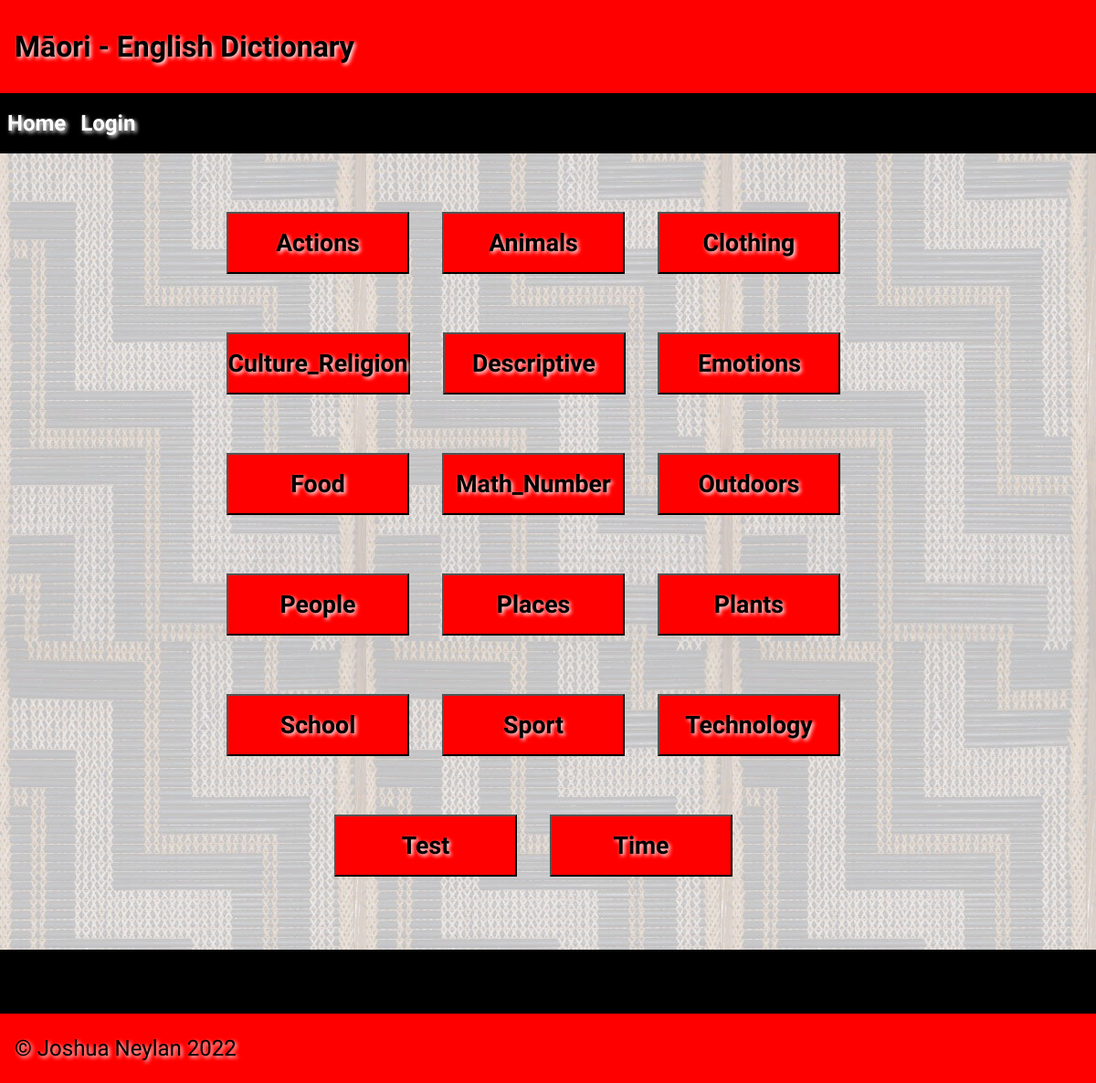
The app's page /, older data.
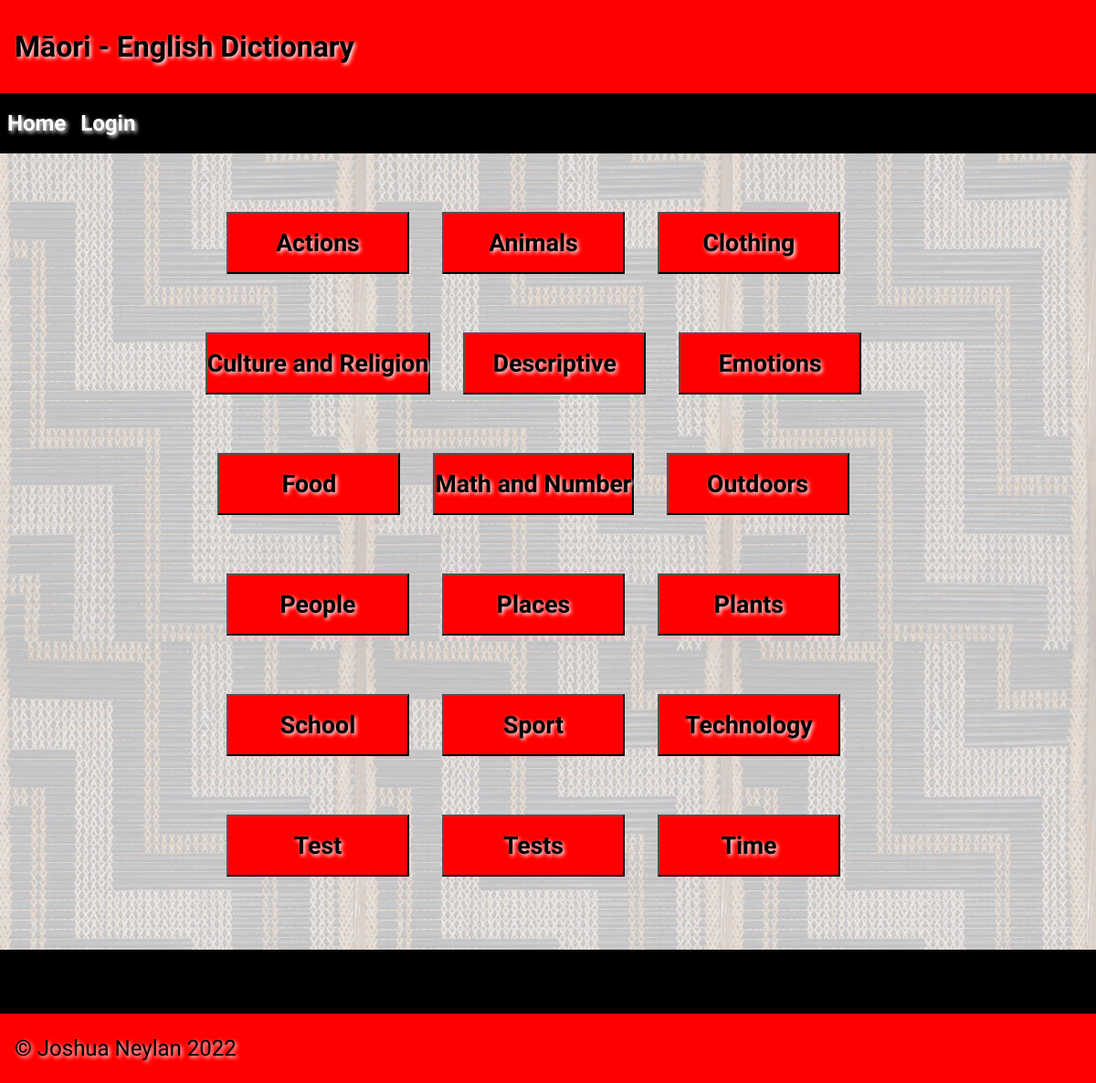
The same page, newer data.
### tables this page shows
CREATE TABLE "Categories"
(
    id            INTEGER
        constraint categories_pk
            primary key autoincrement,
    category_name varchar(50)
);

### app.py (the view)
@app.route('/')
def render_home():
    category_list = query_executor("SELECT category_name, id FROM Categories", None, True)
    category_list = sorted(list(category_list))
    for i in range(len(category_list)):
        category_list[i] = [category_list[i][1], category_list[i][0]]
    return render_template("home.html", categories_with_ids=category_list, logged_in=is_logged_in(),
                           is_teacher=is_teacher(), first_name=session.get("first_name"))

### app.py (called while the page is built)
def create_connection(db_file):
    try:
        connection = sqlite3.connect(db_file)
        connection.execute("pragma foreign_keys=ON")
        return connection
    except Error as e:
        print(e)
    return None

def query_executor(query, variable_used_to_execute_query, return_values):
    con = create_connection(DB_NAME)
    cur = con.cursor()
    if variable_used_to_execute_query:
        cur.execute(query, variable_used_to_execute_query)
    elif not variable_used_to_execute_query:
        cur.execute(query)
    if return_values:
        values = cur.fetchall()
        con.close()
        return values
    if not return_values:
        con.commit()
    con.close()

def is_logged_in():
    if session.get("email") is None:
        return False
    return True

def is_teacher():
    if session.get("email") is None:
        return False
    return len(query_executor("SELECT id FROM Teachers WHERE user_id = ?", (session.get("user_id"),), True))

### templates/home.html (shortened to what this page needs)
{% extends 'base.html' %}
{% block heading %}Māori - English Dictionary{% endblock %}
{% block main %}
    <div class="centered_group">
        {% for category_with_id in categories_with_ids %}
            <a href="/category/{{ category_with_id[0] }}"><button><h1>{{ category_with_id[1] }}</h1></button></a>
        {% endfor %}
    </div>
{% endblock %}

Row changes from the older to the newer data that the page shows:
changed Categories: category_name "Culture_Religion" → "Culture and Religion"
changed Categories: category_name "Math_Number" → "Math and Number"
added Categories: category_name "Tests"
